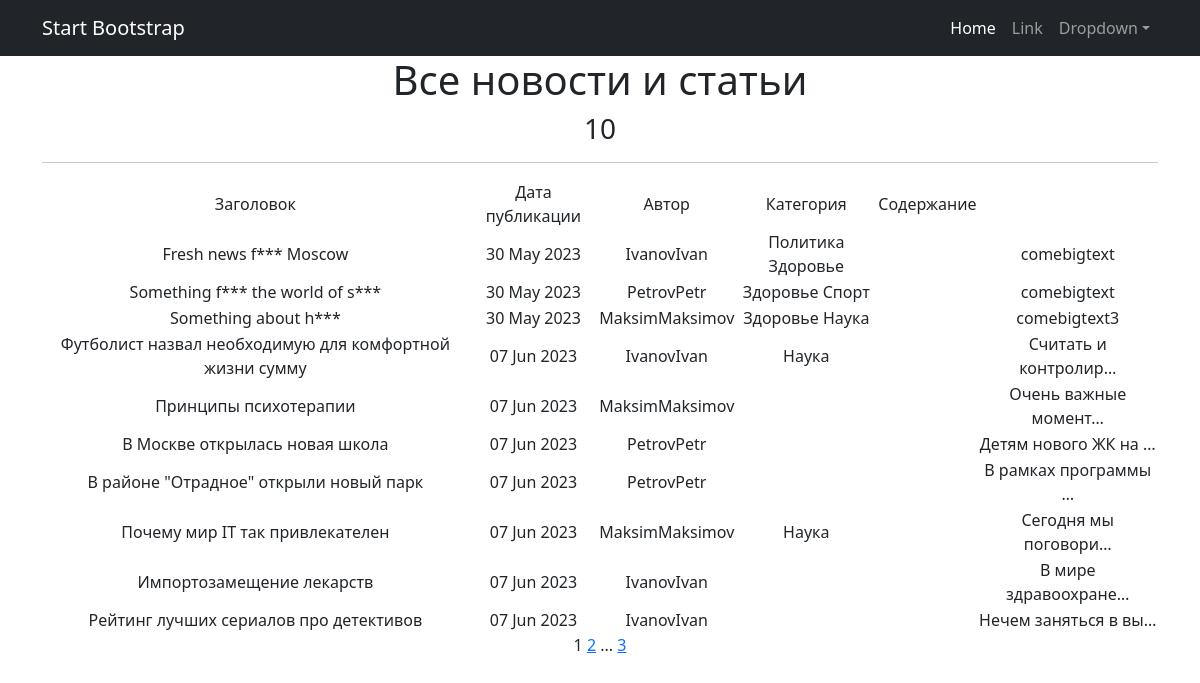
The app's page /content/ with its own data.
### Composition/models.py (models this page shows, shortened)
class Post(models.Model):
    NEWS = 'NW'
    ARTICLE = 'AR'
    author = models.ForeignKey(Author, on_delete=models.CASCADE)
    postType = models.CharField(max_length=2, choices=POST_TYPES, default=NEWS)
    addTime = models.DateTimeField(auto_now_add=True)
    postCategory = models.ManyToManyField("Category", through='PostCategory')
    title = models.CharField(max_length=128)
    content = models.TextField()
    postRating = models.SmallIntegerField(default=0)

class Author(models.Model):
    authorUser = models.OneToOneField(User, on_delete=models.CASCADE)
    authorRating = models.SmallIntegerField(default=0)
    def __str__(self):
        return f'{self.authorUser}'

class Category(models.Model):
    categoryName = models.CharField(max_length=64, unique=True)
    subscribes = models.ManyToManyField(User, blank=True)

### Composition/views.py (the view)
# urls.py: path('', NewsList.as_view(), name='news_list'),
class NewsList(ListView):
    model = Post
    ordering = 'addTime'
    template_name = 'all_news.html'
    context_object_name = 'all_news'
    paginate_by = 10
    def get_queryset(self):
        queryset = super().get_queryset()
        self.filterset = PostFilter(self.request.GET, queryset)
        return self.filterset.qs
    def get_context_data(self, **kwargs):
        context = super().get_context_data(**kwargs)
        context['add_time'] = Post.addTime
        context['filterset'] = self.filterset
        return context

### Composition/templatetags/custom_filters.py (called while the page is built)
@register.filter()
def censor(content):
    text = content.split()
    for i, word in enumerate(text):
        if word in bad_words:
            text[i] = word[0] + '***'
    return ' '.join(text)

### Composition/templatetags/custom_tags.py (called while the page is built)
@register.simple_tag(takes_context=True)
def url_replace(context, **kwargs):
   d = context['request'].GET.copy()
   for k, v in kwargs.items():
       d[k] = v
   return d.urlencode()

### templates/all_news.html (shortened to what this page needs)
{% extends 'flatpages/default.html' %}
{% load custom_filters %}
{% load custom_tags %}
{% block content %}
<h1>Все новости и статьи</h1>
<h3>{{ all_news|length }}</h3>
<hr>
   {% if all_news %}
       <table>
           <tr>
               <td>Заголовок</td>
               <td>Дата публикации</td>
               <td>Автор</td>
               <td>Категория</td>
               <td>Содержание</td>
           </tr>
           {% for news in all_news %}
           <tr>
               <td>{{ news.title|censor }}</td>
               <td>{{ news.addTime|date:'d M Y'}}</td>
               <td>{{ news.author }}</td>
                <td>{% for cat in news.postCategory.all %}
                    {{ cat.categoryName }}
                     {% endfor %}
                </td>
               <td>
                </td>
               <td>{{ news.content|truncatechars:20|censor }}</td>
           </tr>
           {% endfor %}
       </table>
   {% else %}
       <h2>Статей и новостей нет!</h2>
   {% endif %}
   {{ page_obj.number }}
   {% if page_obj.has_next %}
       <a href="?{% url_replace page=page_obj.next_page_number %}">{{ page_obj.next_page_number }}</a>
       {% if paginator.num_pages != page_obj.next_page_number %}
           ...
           <a href="?{% url_replace page=page_obj.paginator.num_pages %}">{{ page_obj.paginator.num_pages }}</a>
       {% endif %}
   {% endif %}
{% endblock content %}

### templates/flatpages/default.html (shortened to what this page needs)
<!DOCTYPE html>
<html lang="en">
    <head>
        {% load static %}
        <link href="{% static 'css/styles.css' %}" rel="stylesheet" />
    </head>
    <body>
        <nav class="navbar navbar-expand-lg navbar-dark bg-dark">
            <div class="container">
                <a class="navbar-brand" href="#">Start Bootstrap</a>
                <div class="collapse navbar-collapse" id="navbarSupportedContent">
                    <ul class="navbar-nav ms-auto mb-2 mb-lg-0">
                        <li class="nav-item"><a class="nav-link active" aria-current="page" href="#">Home</a></li>
                        <li class="nav-item"><a class="nav-link" href="#">Link</a></li>
                        <li class="nav-item dropdown">
                            <a class="nav-link dropdown-toggle" id="navbarDropdown" href="#" role="button" data-bs-toggle="dropdown" aria-expanded="false">Dropdown</a>
                        </li>
                    </ul>
                </div>
            </div>
        </nav>
        <div class="container">
            <div class="row">
                <div class="col-lg-12 text-center">
                    {% block content %}{% endblock content %}
                </div>
            </div>
        </div>
    </body>
</html>

### records on screen
Post: title|censor "Fresh news f*** Moscow", addTime "30 May 2023", author "IvanovIvan", content|censor "comebigtext"
Category: categoryName "Политика"
Category: categoryName "Здоровье"
Post: title|censor "Something f*** the world of s***", addTime "30 May 2023", author "PetrovPetr", content|censor "comebigtext"
Category: categoryName "Спорт"
Post: title|censor "Something about h***", addTime "30 May 2023", author "MaksimMaksimov", content|censor "comebigtext3"
Category: categoryName "Наука"
Post: title|censor "Футболист назвал необходимую для комфортной жизни сумму", addTime "07 Jun 2023", author "IvanovIvan", content|censor "Считать и контролир…"
Post: title|censor "Принципы психотерапии", addTime "07 Jun 2023", author "MaksimMaksimov", content|censor "Очень важные момент…"
Post: title|censor "В Москве открылась новая школа", addTime "07 Jun 2023", author "PetrovPetr", content|censor "Детям нового ЖК на …"
Post: title|censor "В районе \"Отрадное\" открыли новый парк", addTime "07 Jun 2023", author "PetrovPetr", content|censor "В рамках программы …"
Post: title|censor "Почему мир IT так привлекателен", addTime "07 Jun 2023", author "MaksimMaksimov", content|censor "Сегодня мы поговори…"
Post: title|censor "Импортозамещение лекарств", addTime "07 Jun 2023", author "IvanovIvan", content|censor "В мире здравоохране…"
Post: title|censor "Рейтинг лучших сериалов про детективов", addTime "07 Jun 2023", author "IvanovIvan", content|censor "Нечем заняться в вы…"

### other values on screen
{{ all_news|length }} "10"
{{ page_obj.number }} "1"
{{ page_obj.next_page_number }} "2"
{{ page_obj.paginator.num_pages }} "3"
